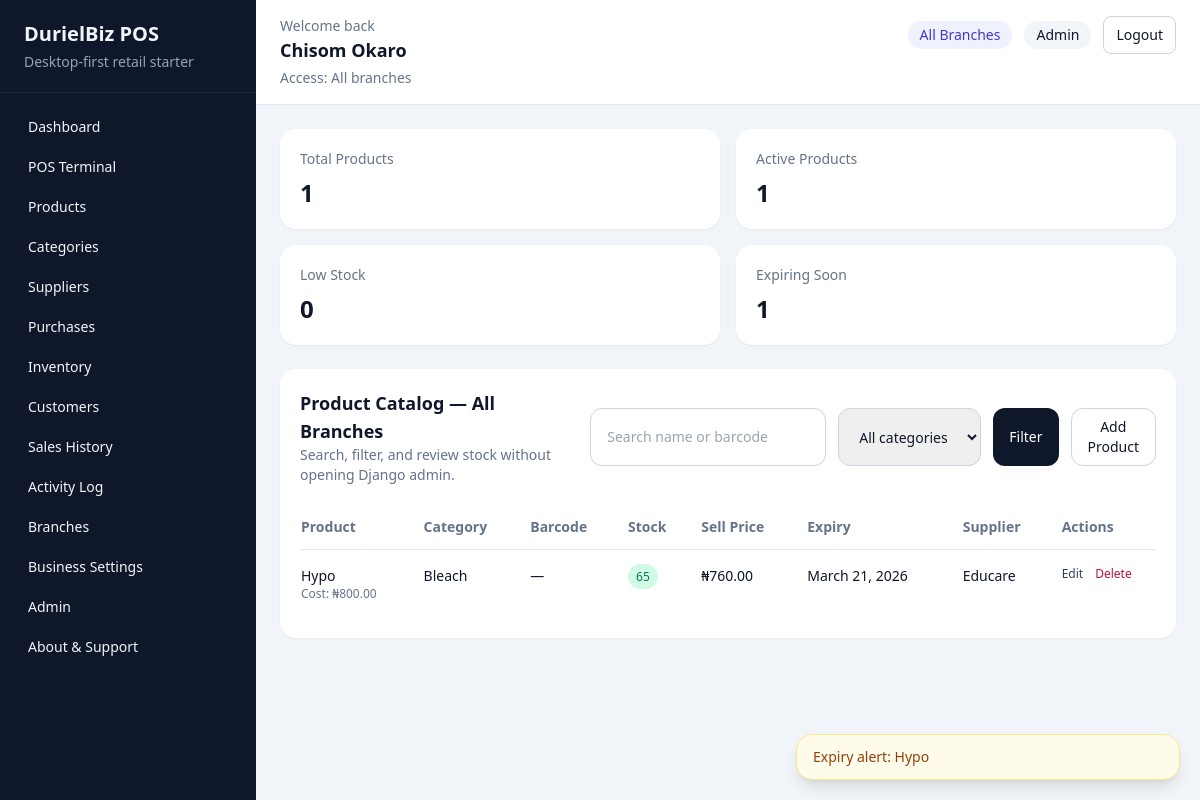
The app's page /products/ (signed in) with its own data.
### accounts/models.py (models this page shows, shortened)
class User(AbstractUser):
    class Role(models.TextChoices):
        ADMIN = "admin", "Admin"
        MANAGER = "manager", "Manager"
        CASHIER = "cashier", "Cashier"
        INVENTORY = "inventory", "Inventory Officer"
    role = models.CharField(max_length=20, choices=Role.choices, default=Role.CASHIER)
    phone_number = models.CharField(max_length=20, blank=True)
    branch = models.ForeignKey(
        "reports.Branch",
        on_delete=models.SET_NULL,
        related_name="users",
        null=True,
        blank=True,
    )

### products/models.py (models this page shows, shortened)
class Product(models.Model):
    name = models.CharField(max_length=255)
    slug = models.SlugField(max_length=280, unique=True, blank=True)
    barcode = models.CharField(max_length=100, unique=True, blank=True, null=True)
    category = models.ForeignKey(Category, on_delete=models.PROTECT, related_name="products")
    supplier = models.ForeignKey(
        "suppliers.Supplier",
        on_delete=models.SET_NULL,
        related_name="products",
        blank=True,
        null=True,
    )
    cost_price = models.DecimalField(max_digits=12, decimal_places=2)
    selling_price = models.DecimalField(max_digits=12, decimal_places=2)
    quantity = models.PositiveIntegerField(default=0)
    reorder_level = models.PositiveIntegerField(default=10)
    expiry_date = models.DateField(blank=True, null=True)
    is_active = models.BooleanField(default=True)
    created_at = models.DateTimeField(auto_now_add=True)
    updated_at = models.DateTimeField(auto_now=True)
    class Meta:
        ordering = ["name"]
    @property
    def is_low_stock(self) -> bool:
        return self.quantity <= self.reorder_level

class Category(models.Model):
    name = models.CharField(max_length=120, unique=True)
    slug = models.SlugField(max_length=140, unique=True, blank=True)
    description = models.TextField(blank=True)
    class Meta:
        ordering = ["name"]
        verbose_name_plural = "categories"

### suppliers/models.py (models this page shows)
class Supplier(models.Model):
    name = models.CharField(max_length=255, unique=True)
    phone = models.CharField(max_length=20, blank=True)
    email = models.EmailField(blank=True)
    address = models.TextField(blank=True)
    notes = models.TextField(blank=True)
    created_at = models.DateTimeField(auto_now_add=True)
    class Meta:
        ordering = ["name"]
    def __str__(self) -> str:
        return self.name

### products/views.py (the view)
# urls.py: path("", product_list, name="list"),
@login_required
@role_required(User.Role.ADMIN, User.Role.INVENTORY)
def product_list(request):
    search = request.GET.get("q", "").strip()
    category_slug = request.GET.get("category", "").strip()
    threshold = timezone.localdate() + timedelta(days=56)
    user_branch = get_user_branch(request.user)
    products = product_queryset_for_branch(
        user_branch,
        Product.objects.select_related("category", "supplier"),
    ).order_by("name")
    if user_branch is not None:
        products = products.filter(branch_stocks__branch=user_branch).distinct()
    if search:
        products = products.filter(Q(name__icontains=search) | Q(barcode__icontains=search))
    if category_slug:
        products = products.filter(category__slug=category_slug)
    products_page = paginate_queryset(request, products, per_page=15)
    if user_branch is not None:
        categories = (
            Category.objects.annotate(
                product_count=Count("products", filter=Q(products__branch_stocks__branch=user_branch), distinct=True)
            )
            .filter(product_count__gt=0)
            .order_by("name")
        )
        all_products = product_queryset_for_branch(
            user_branch,
            Product.objects.filter(branch_stocks__branch=user_branch).distinct(),
        )
    else:
        categories = Category.objects.annotate(product_count=Count("products")).order_by("name")
        all_products = Product.objects.all()
    context = {
        "products": products_page,
        "categories": categories,
        "search": search,
        "selected_category": category_slug,
        "total_products": all_products.count(),
        "active_products": all_products.filter(is_active=True).count(),
        "low_stock_count": (
            all_products.filter(is_active=True, branch_quantity__lte=F("reorder_level")).count()
            if user_branch is not None
            else all_products.filter(is_active=True, quantity__lte=F("reorder_level")).count()
        ),
        "expiring_count": all_products.filter(
            is_active=True, expiry_date__isnull=False, expiry_date__lte=threshold
        ).count(),
    }
    return render(request, "products/product_list.html", context)

### templates/products/product_list.html (shortened to what this page needs)
{% extends "base.html" %}
{% block content %}
    <section class="grid gap-4 md:grid-cols-2 xl:grid-cols-4">
        <div class="rounded-2xl bg-white p-5 shadow-sm">
            <p class="text-sm text-slate-500">Total Products</p>
            <h3 class="mt-2 text-2xl font-semibold">{{ total_products }}</h3>
        </div>
        <div class="rounded-2xl bg-white p-5 shadow-sm">
            <p class="text-sm text-slate-500">Active Products</p>
            <h3 class="mt-2 text-2xl font-semibold">{{ active_products }}</h3>
        </div>
        <div class="rounded-2xl bg-white p-5 shadow-sm">
            <p class="text-sm text-slate-500">Low Stock</p>
            <h3 class="mt-2 text-2xl font-semibold">{{ low_stock_count }}</h3>
        </div>
        <div class="rounded-2xl bg-white p-5 shadow-sm">
            <p class="text-sm text-slate-500">Expiring Soon</p>
            <h3 class="mt-2 text-2xl font-semibold">{{ expiring_count }}</h3>
        </div>
    </section>
    <section class="mt-6 rounded-2xl bg-white p-5 shadow-sm">
        <div class="flex flex-col gap-4 lg:flex-row lg:items-center lg:justify-between">
            <div>
                <h3 class="text-lg font-semibold">
                    Product Catalog — {% if request.user.role == 'admin' %}All Branches{% else %}{{ request.user.branch.name }}{% endif %}
                </h3>
                <p class="text-sm text-slate-500">Search, filter, and review stock without opening Django admin.</p>
            </div>
            <div class="flex flex-col gap-3 sm:flex-row">
                <form method="get" class="flex flex-col gap-3 sm:flex-row">
                    <input
                        type="search"
                        name="q"
                        value="{{ search }}"
                        placeholder="Search name or barcode"
                        class="rounded-xl border border-slate-300 px-4 py-2 text-sm"
                    >
                    <select name="category" class="rounded-xl border border-slate-300 px-4 py-2 text-sm">
                        <option value="">All categories</option>
                    </select>
                    <button class="rounded-xl bg-slate-900 px-4 py-2 text-sm text-white">Filter</button>
                </form>
                <a href="{% url 'products:create' %}" class="rounded-xl border border-slate-300 px-4 py-2 text-center text-sm">Add Product</a>
            </div>
        </div>
        <div class="mt-5 overflow-x-auto">
            <table class="min-w-full divide-y divide-slate-200 text-sm">
                <thead>
                    <tr class="text-left text-slate-500">
                        <th class="py-3 pr-4">Product</th>
                        <th class="py-3 pr-4">Category</th>
                        <th class="py-3 pr-4">Barcode</th>
                        <th class="py-3 pr-4">Stock</th>
                        <th class="py-3 pr-4">Sell Price</th>
                        <th class="py-3 pr-4">Expiry</th>
                        <th class="py-3 pr-4">Supplier</th>
                        <th class="py-3">Actions</th>
                    </tr>
                </thead>
                <tbody class="divide-y divide-slate-100">
                    {% for product in products %}
                        <tr class="align-top">
                            <td class="py-4 pr-4">
                                <a href="{% url 'products:detail' product.pk %}" class="font-medium hover:underline">{{ product.name }}</a>
                                <p class="text-xs text-slate-500">Cost: ₦{{ product.cost_price }}</p>
                            </td>
                            <td class="py-4 pr-4">{{ product.category.name }}</td>
                            <td class="py-4 pr-4">{{ product.barcode|default:"—" }}</td>
                            <td class="py-4 pr-4">
                                <span class="rounded-full px-2 py-1 text-xs {% if product.is_low_stock %}bg-amber-100 text-amber-700{% else %}bg-emerald-100 text-emerald-700{% endif %}">
                                    {{ product.quantity }}
                                </span>
                            </td>
                            <td class="py-4 pr-4">₦{{ product.selling_price }}</td>
                            <td class="py-4 pr-4">{{ product.expiry_date|default:"—" }}</td>
                            <td class="py-4 pr-4">{{ product.supplier|default:"—" }}</td>
                            <td class="py-4">
                                <div class="flex gap-3 text-xs">
                                    <a href="{% url 'products:update' product.pk %}" class="text-slate-700 hover:underline">Edit</a>
                                    <a href="{% url 'products:delete' product.pk %}" class="text-rose-700 hover:underline">Delete</a>
                                </div>
                            </td>
                        </tr>
                    {% empty %}
                        <tr>
                            <td colspan="8" class="py-10 text-center text-slate-500">No products match this filter.</td>
                        </tr>
                    {% endfor %}
                </tbody>
            </table>
        </div>
    </section>
{% endblock %}

### templates/base.html (shortened to what this page needs)
<!DOCTYPE html>
<html lang="en">
<head>
    <script src="https://cdn.tailwindcss.com"></script>
</head>
<body class="min-h-screen bg-slate-100 text-slate-900">
    <div class="flex min-h-screen">
        <aside class="hidden w-64 bg-slate-900 text-slate-100 lg:block">
            <div class="border-b border-slate-800 px-6 py-5">
                <h1 class="text-xl font-semibold">DurielBiz POS</h1>
                <p class="mt-1 text-sm text-slate-400">Desktop-first retail starter</p>
            </div>
            <nav class="space-y-1 px-4 py-4 text-sm">
                {% if request.user.role == 'admin' or request.user.role == 'cashier' or request.user.role == 'manager' %}
                    <a href="{% url 'reports:dashboard' %}" class="block rounded-lg px-3 py-2 hover:bg-slate-800">Dashboard</a>
                {% endif %}
                {% if request.user.role == 'admin' or request.user.role == 'cashier' %}
                    <a href="{% url 'sales:pos' %}" class="block rounded-lg px-3 py-2 hover:bg-slate-800">POS Terminal</a>
                {% endif %}
                {% if request.user.role == 'admin' or request.user.role == 'inventory' %}
                    <a href="{% url 'products:list' %}" class="block rounded-lg px-3 py-2 hover:bg-slate-800">Products</a>
                    <a href="{% url 'products:category-list' %}" class="block rounded-lg px-3 py-2 hover:bg-slate-800">Categories</a>
                    <a href="{% url 'suppliers:list' %}" class="block rounded-lg px-3 py-2 hover:bg-slate-800">Suppliers</a>
                    <a href="{% url 'purchases:list' %}" class="block rounded-lg px-3 py-2 hover:bg-slate-800">Purchases</a>
                    <a href="{% url 'inventory:overview' %}" class="block rounded-lg px-3 py-2 hover:bg-slate-800">Inventory</a>
                {% endif %}
                {% if request.user.role == 'admin' %}
                    <a href="{% url 'sales:customer-list' %}" class="block rounded-lg px-3 py-2 hover:bg-slate-800">Customers</a>
                    <a href="{% url 'sales:history' %}" class="block rounded-lg px-3 py-2 hover:bg-slate-800">Sales History</a>
                    <a href="{% url 'accounts:activity-log' %}" class="block rounded-lg px-3 py-2 hover:bg-slate-800">Activity Log</a>
                    <a href="{% url 'reports:branch-list' %}" class="block rounded-lg px-3 py-2 hover:bg-slate-800">Branches</a>
                    <a href="{% url 'reports:business-settings' %}" class="block rounded-lg px-3 py-2 hover:bg-slate-800">Business Settings</a>
                    <a href="{% url 'accounts:admin-center' %}" class="block rounded-lg px-3 py-2 hover:bg-slate-800">Admin</a>
                {% endif %}
                <a href="{% url 'accounts:about-support' %}" class="block rounded-lg px-3 py-2 hover:bg-slate-800">About & Support</a>
            </nav>
        </aside>
        <main class="flex-1">
            <header class="border-b border-slate-200 bg-white">
                <div class="flex flex-wrap items-start justify-between gap-4 px-4 py-4 sm:px-6">
                    <div class="flex items-start gap-3">
                        <div>
                        <p class="text-sm text-slate-500">Welcome back</p>
                        <h2 class="text-lg font-semibold">{{ request.user.get_full_name|default:request.user.username }}</h2>
                        <p class="mt-1 text-sm text-slate-500">
                            {% if request.user.role == 'admin' %}
                                Access: All branches
                            {% elif request.user.branch %}
                                Branch: {{ request.user.branch.name }}
                            {% else %}
                                Branch: Not assigned
                            {% endif %}
                        </p>
                    </div>
                    </div>
                    <div class="flex flex-wrap items-center justify-end gap-3 text-sm">
                        {% if request.user.role == 'admin' %}
                            <span class="rounded-full bg-indigo-50 px-3 py-1 text-indigo-700">All Branches</span>
                        {% elif request.user.branch %}
                            <span class="rounded-full bg-emerald-50 px-3 py-1 text-emerald-700">{{ request.user.branch.name }}</span>
                        {% endif %}
                        <span class="rounded-full bg-slate-100 px-3 py-1">{{ request.user.get_role_display|default:"User" }}</span>
                        <form method="post" action="{% url 'accounts:logout' %}">
                            <button class="rounded-lg border border-slate-300 px-3 py-2 hover:bg-slate-50">Logout</button>
                        </form>
                    </div>
                </div>
            </header>
            <div class="px-6 py-6">
                {% block content %}{% endblock %}
            </div>
        </main>
    </div>
    <div id="toastContainer" class="fixed bottom-5 right-5 z-50 flex w-full max-w-sm flex-col gap-3"></div>
</body>
</html>

### records on screen
User: user.get_full_name "Chisom Okaro", user.role "Admin"
Product: name "Hypo", cost_price "800.00", category.name "Bleach", barcode "—", quantity "65", selling_price "760.00", expiry_date "March 21, 2026", supplier "Educare"

### other values on screen
{{ total_products }} "1"
{{ active_products }} "1"
{{ low_stock_count }} "0"
{{ expiring_count }} "1"
